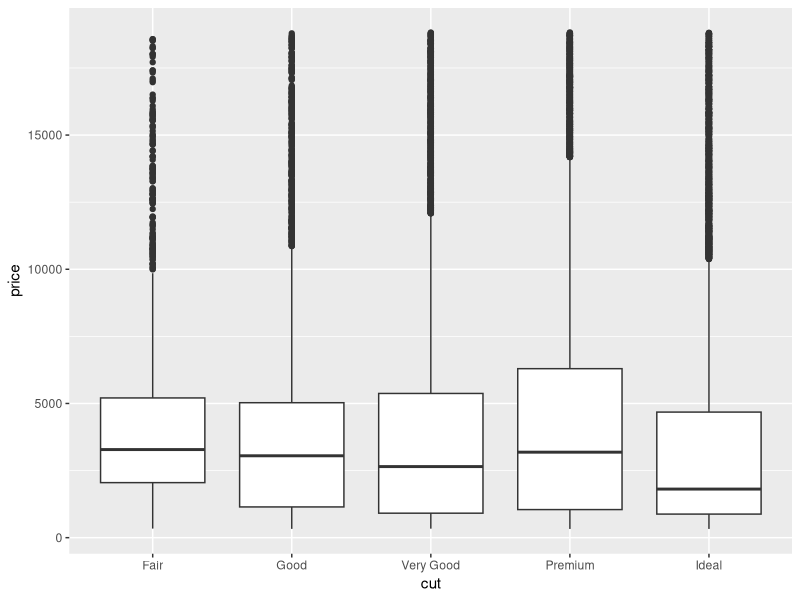
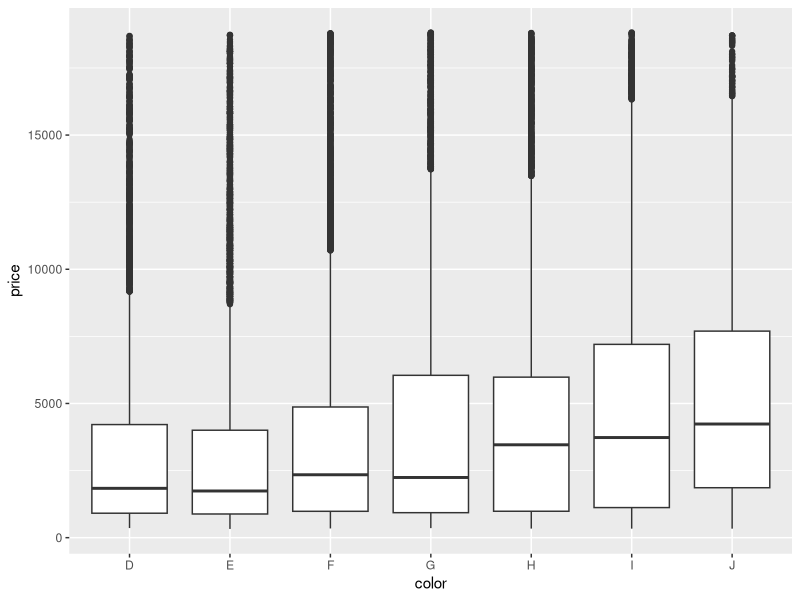
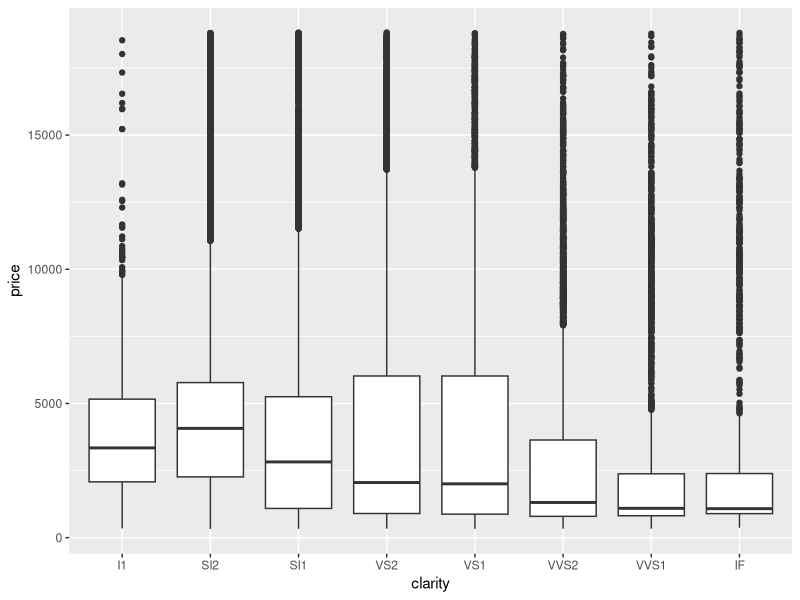
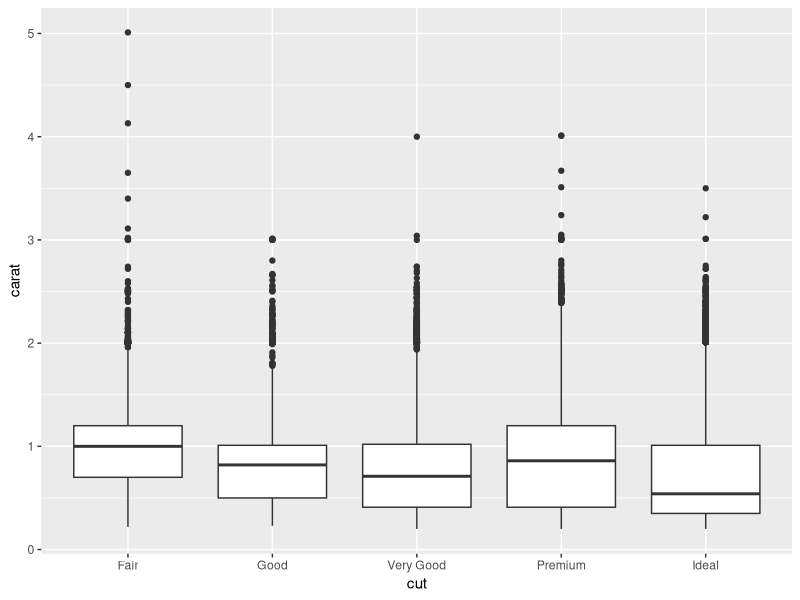
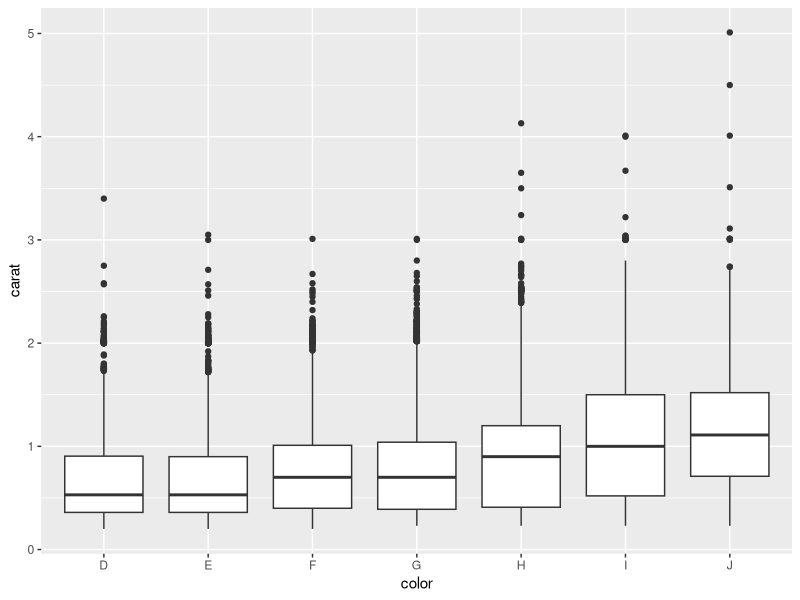
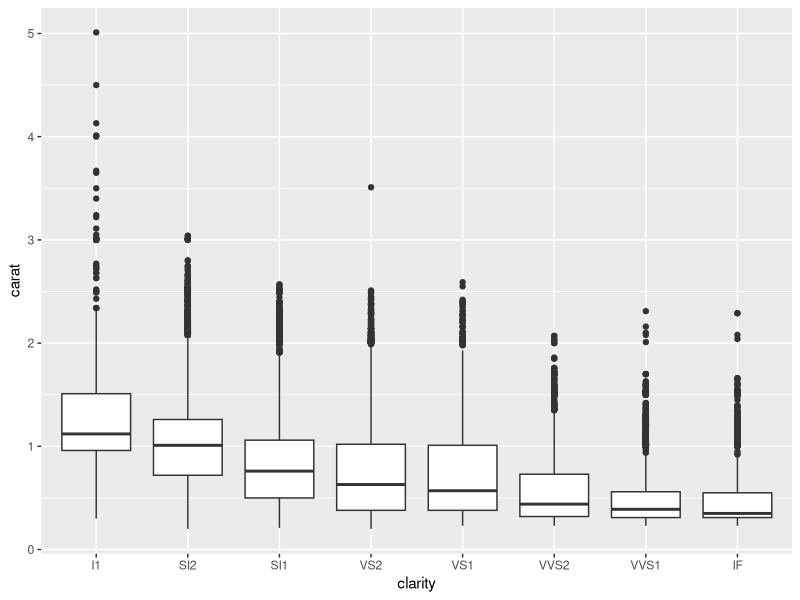
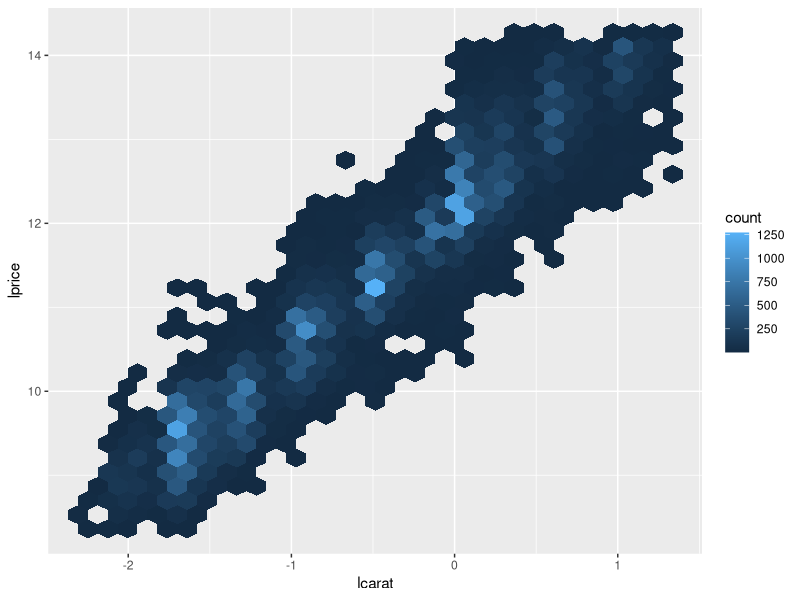
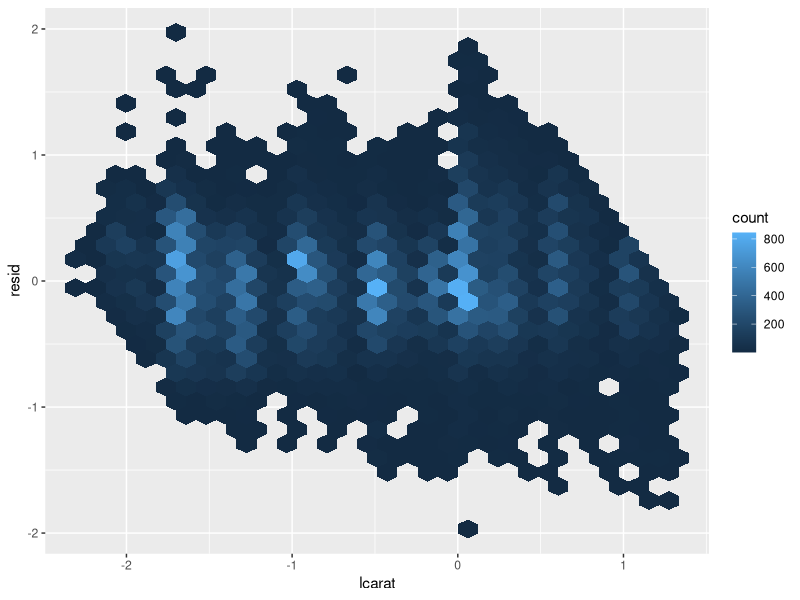

These charts were generated, in order, by the following R code:
## ---- chunk 1
# cache results
knitr::opts_chunk$set(cache=TRUE, echo = TRUE, eval = TRUE, message=FALSE, warning = FALSE, fig.align='center')
## ---- chunk 2
## Analysis
library(dplyr)
library(ggplot2)
library(modelr)
## ---- chunk 3
select(diamonds, price, carat:clarity) 
## ---- chunk 4
# best cut is Ideal, worst is Foor
group_by(diamonds, cut) %>% 
  summarise(median_price = median(price))

ggplot(diamonds, aes(x = cut, y = price)) + 
  geom_boxplot()

# best color is D, worst is J
group_by(diamonds, color) %>% 
  summarise(median_price = median(price))

ggplot(diamonds, aes(x = color, y = price)) + 
  geom_boxplot()

# best clarity is IF, worst is I1
group_by(diamonds, clarity) %>% 
  summarise(median_price = median(price))

ggplot(diamonds, aes(x = clarity, y = price)) + 
  geom_boxplot()



## ---- chunk 5
# best cut is Ideal, worst is Foor
ggplot(diamonds, aes(x = cut, y = carat)) + 
  geom_boxplot()

# best color is D, worst is J
ggplot(diamonds, aes(x = color, y = carat)) + 
  geom_boxplot()

# best clarity is IF, worst is I1
ggplot(diamonds, aes(x = clarity, y = carat)) + 
  geom_boxplot()



## ---- chunk 6
# Log-transform price and carat. The log-transformation is particularly useful here because it makes the pattern linear, and linear patterns are the easiest to work with.
diamonds = diamonds %>% 
  filter(carat <= 2.5) %>% 
  mutate(lprice = log2(price), lcarat = log2(carat))

# model prince in terms of carat
mod = lm(lprice ~ lcarat, data = diamonds)
cor(diamonds$lprice, diamonds$lcarat)
ggplot(diamonds, aes(x = lcarat, y = lprice)) +  geom_hex()

# add residuals
diamonds = diamonds %>% add_residuals(mod)
cor(diamonds$resid, diamonds$lcarat)
ggplot(diamonds, aes(x = lcarat, y = resid)) + geom_hex()


## ---- chunk 7

# best cut is Ideal, worst is Foor
ggplot(diamonds, aes(x = cut, y = price)) +  geom_boxplot()

ggplot(diamonds, aes(x = cut, y = resid)) +  geom_boxplot()


# best color is D, worst is J
ggplot(diamonds, aes(x = color, y = price)) +  geom_boxplot()

ggplot(diamonds, aes(x = color, y = resid)) +  geom_boxplot()


# best clarity is IF, worst is I1
ggplot(diamonds, aes(x = clarity, y = price)) + geom_boxplot()

ggplot(diamonds, aes(x = clarity, y = resid)) + geom_boxplot()




